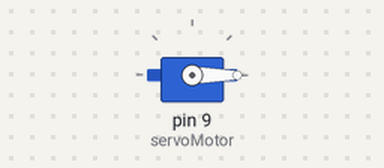
Recording of a sketch running on a simulated Arduino Uno, built with avr-gcc and run on an emulated ATmega328P. Shown: servo.

Above: at 0.05 s.
At 1.5 s:
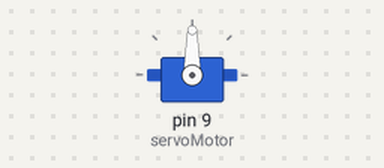
At 3.0 s:
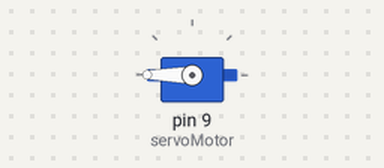
Timing chart, 0 to 6.9 s (numbered marks = the images above):
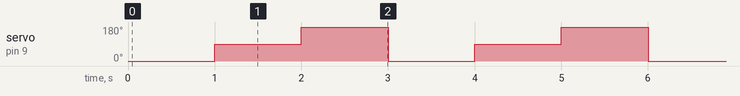

Measured:
- by itself, servo on pin 9 (servoMotor): repeats every 3.0 s: 180° 1.0 s, 0° 1.0 s, 90° 1.0 s

The sketch:

0818_Jaret_servo_motor.ino
```cpp
/*
  Creado: Luis del Valle (ldelvalleh@programarfacil.com)
  https://programarfacil.com
*/

// Incluímos la librería para poder controlar el servo
#include <Servo.h>

// Declaramos la variable para controlar el servo
Servo servoMotor;

void setup() {
  // Iniciamos el monitor serie para mostrar el resultado
  Serial.begin(9600);

  // Iniciamos el servo para que empiece a trabajar con el pin 9
  servoMotor.attach(9);
}

void loop() {

  // Desplazamos a la posición 0º
  servoMotor.write(0);
  // Esperamos 1 segundo
  delay(1000);

  // Desplazamos a la posición 90º
  servoMotor.write(90);
  // Esperamos 1 segundo
  delay(1000);

  // Desplazamos a la posición 180º
  servoMotor.write(180);
  // Esperamos 1 segundo
  delay(1000);
}
```
